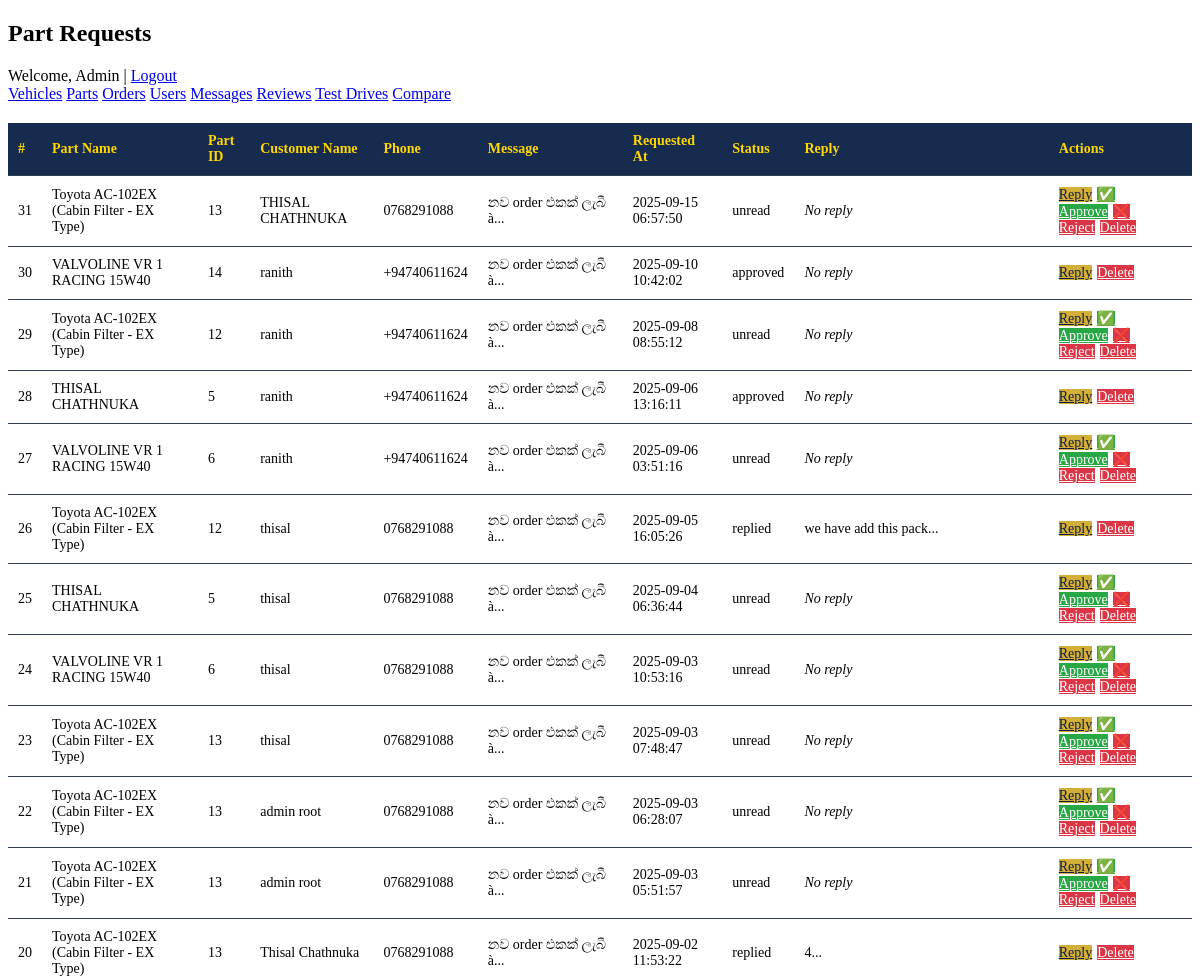
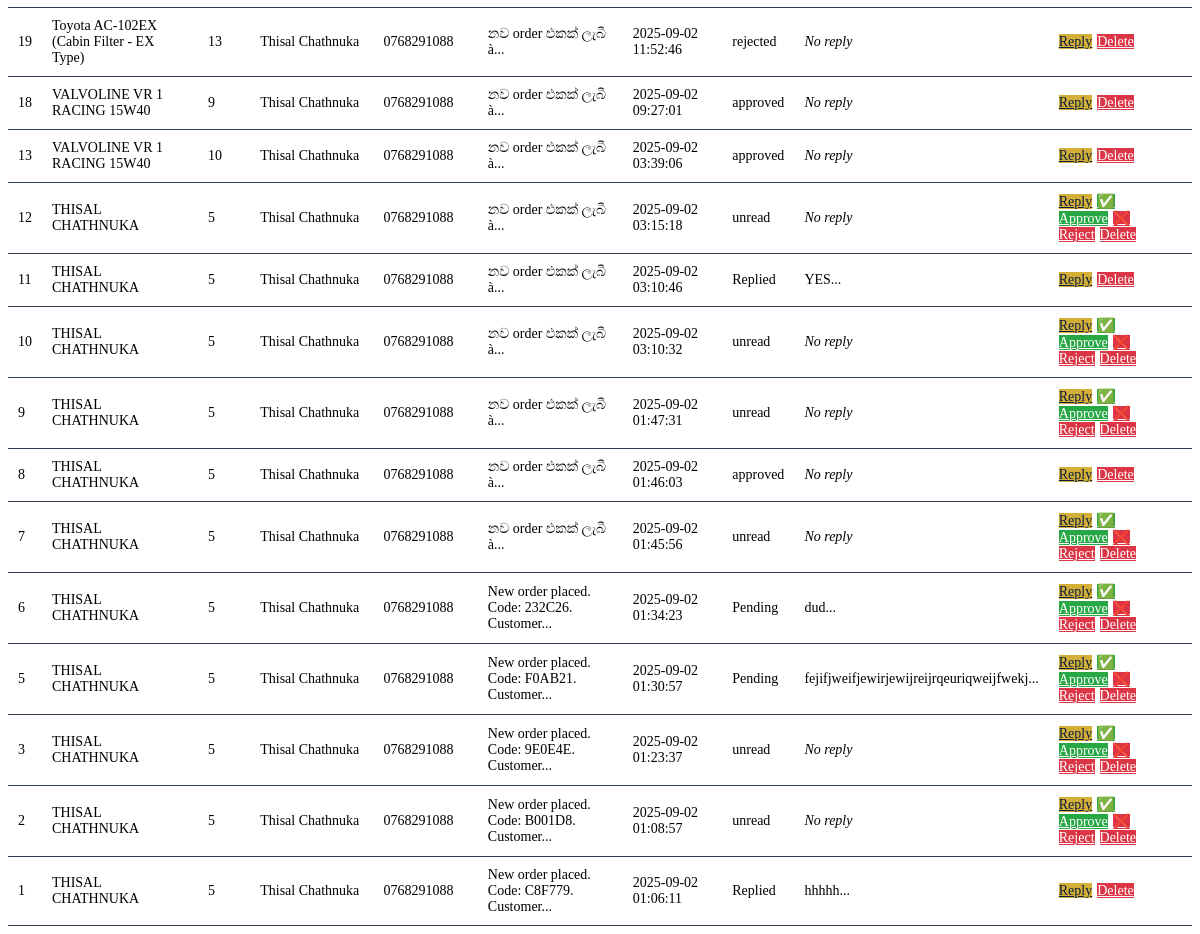
Page /admin/part_messages.php on the committed database (2 pictures, top to bottom).
### tables this page shows
CREATE TABLE `part_messages` (
  `id` int(11) NOT NULL,
  `part_id` int(11) NOT NULL,
  `customer_name` varchar(100) NOT NULL,
  `phone` varchar(20) NOT NULL,
  `message` text NOT NULL,
  `reply` text DEFAULT NULL,
  `status` varchar(20) DEFAULT 'Pending',
  `created_at` timestamp NOT NULL DEFAULT current_timestamp(),
  `order_code` varchar(50) DEFAULT NULL,
  `email` varchar(255) DEFAULT NULL
);

CREATE TABLE `vehicle_parts` (
  `id` int(11) NOT NULL,
  `part_name` varchar(255) NOT NULL,
  `description` text DEFAULT NULL,
  `price` decimal(10,2) NOT NULL,
  `stock` int(11) DEFAULT 0,
  `image` varchar(255) DEFAULT NULL,
  `created_at` timestamp NOT NULL DEFAULT current_timestamp(),
  `category_id` int(11) DEFAULT NULL,
  `name` varchar(255) DEFAULT NULL
);

### admin/part_messages.php (the view, shortened to what this page needs)
<?php
$mysqli = new mysqli("localhost", "root", "", "vinal_auto");
if (!function_exists('e')) {
    function e($str) { return htmlspecialchars($str, ENT_QUOTES, 'UTF-8'); }
}
?>
<!DOCTYPE html>
<html lang="en">
<head>
<link rel="stylesheet" href="../assets/css/style.css">
</head>
<body>
<div class="container">
    <header class="flex-between">
      <h2>Part Requests</h2>
        <div>
            Welcome, <?= e($_SESSION['username'] ?? 'Admin') ?> |
            <a class="btn" href="logout.php">Logout</a>
        </div>
    </header>
   <nav class="nav-links">
        <a href="vehicles.php">Vehicles</a>
        <a href="parts.php">Parts</a>
        <a href="part_messages.php" class="active">Orders</a>
        <a href="users.php">Users</a>
        <a href="messages.php">Messages</a>
        <a href="reviews.php">Reviews</a>
        <a href="bookings.php">Test Drives</a>
        <a href="compare_add.php">Compare</a>
    </nav>
    <section style="margin-top:20px;">
        <table>
            <thead>
                <tr>
                    <th>#</th>
                    <th>Part Name</th>
                    <th>Part ID</th>
                    <th>Customer Name</th>
                    <th>Phone</th>
                    <th>Message</th>
                    <th>Requested At</th>
                    <th>Status</th>
                    <th>Reply</th>
                    <th>Actions</th>
                </tr>
            </thead>
            <tbody>
                <?php
                $query = "SELECT m.id, m.customer_name, m.phone, m.message, m.status, m.reply, m.created_at, m.part_id, p.part_name AS part_name
                          FROM part_messages m
                          LEFT JOIN vehicle_parts p ON m.part_id = p.id
                          ORDER BY m.created_at DESC";
                $res = $mysqli->query($query);
                if (!$res) {
                    echo '<tr><td colspan="10" style="color:red;">SQL Error: '.$mysqli->error.'</td></tr>';
                } elseif ($res->num_rows === 0) {
                    echo '<tr><td colspan="10"><em>No part messages found.</em></td></tr>';
                } else {
                    while ($row = $res->fetch_assoc()) {
                        echo '<tr>';
                        echo '<td>'.(int)$row['id'].'</td>';
                        echo '<td>'.e($row['part_name'] ?? 'Unknown').'</td>';
                        echo '<td>'.(int)$row['part_id'].'</td>';
                        echo '<td>'.e($row['customer_name']).'</td>';
                        echo '<td>'.e($row['phone']).'</td>';
                        echo '<td>'.substr(e($row['message']),0,40).'...</td>';
                        echo '<td>'.e($row['created_at']).'</td>';
                        echo '<td>'.e($row['status'] ?? 'Pending').'</td>';
                        echo '<td>'.($row['reply'] ? substr(e($row['reply']),0,40).'...' : '<em>No reply</em>').'</td>';
                        echo '<td>
                            <a href="reply_part.php?id='.$row['id'].'" class="btn-reply btn">Reply</a>';
                        if ($row['status']==='Pending' || $row['status']==='unread') {
                            echo '<a href="update_status.php?id='.$row['id'].'&action=approve" class="btn-view btn">✅ Approve</a>';
                            echo '<a href="update_status.php?id='.$row['id'].'&action=reject" class="btn-delete btn">❌ Reject</a>';
                        }
                        echo '<a href="delete_part.php?id='.$row['id'].'" class="btn-delete btn" onclick="return confirm(\'Delete this request?\')">Delete</a>';
                        echo '</td>';
                        echo '</tr>';
                    }
                }
                ?>
            </tbody>
        </table>
    </section>
</div>
</body>
</html>

### admin/part_messages.php (style rules this page uses)
.btn-reply { background: #d4af37; color: #0b1e3f; margin-right:5px; }
.btn-view { background: #28a745; color:#fff; margin-right:5px; }
.btn-delete { background: #dc3545; color:#fff; margin-right:5px; }
table { width:100%; border-collapse: collapse; }
th, td { padding:10px; border-bottom:1px solid #2c3e50; font-size:14px; text-align:left; }
th { background:#162b4d; color:#ffd700; }

### rows in the picture
part_messages: id "31", part.part_name "Toyota AC-102EX (Cabin Filter - EX Type)", part "13", customer_name "THISAL CHATHNUKA", phone "0768291088", message "නව order එකක් ලැබී à", created_at "2025-09-15 06:57:50", status "unread", shows "No reply"
part_messages: id "30", part.part_name "VALVOLINE VR 1 RACING 15W40", part "14", customer_name "ranith", phone "+94740611624", message "නව order එකක් ලැබී à", created_at "2025-09-10 10:42:02", status "approved", shows "No reply"
part_messages: id "29", part.part_name "Toyota AC-102EX (Cabin Filter - EX Type)", part "12", customer_name "ranith", phone "+94740611624", message "නව order එකක් ලැබී à", created_at "2025-09-08 08:55:12", status "unread", shows "No reply"
part_messages: id "28", part.part_name "THISAL CHATHNUKA", part "5", customer_name "ranith", phone "+94740611624", message "නව order එකක් ලැබී à", created_at "2025-09-06 13:16:11", status "approved", shows "No reply"
part_messages: id "27", part.part_name "VALVOLINE VR 1 RACING 15W40", part "6", customer_name "ranith", phone "+94740611624", message "නව order එකක් ලැබී à", created_at "2025-09-06 03:51:16", status "unread", shows "No reply"
part_messages: id "26", part.part_name "Toyota AC-102EX (Cabin Filter - EX Type)", part "12", customer_name "thisal", phone "0768291088", message "නව order එකක් ලැබී à", created_at "2025-09-05 16:05:26", status "replied", reply "we have add this pack"
part_messages: id "25", part.part_name "THISAL CHATHNUKA", part "5", customer_name "thisal", phone "0768291088", message "නව order එකක් ලැබී à", created_at "2025-09-04 06:36:44", status "unread", shows "No reply"
part_messages: id "24", part.part_name "VALVOLINE VR 1 RACING 15W40", part "6", customer_name "thisal", phone "0768291088", message "නව order එකක් ලැබී à", created_at "2025-09-03 10:53:16", status "unread", shows "No reply"
part_messages: id "23", part.part_name "Toyota AC-102EX (Cabin Filter - EX Type)", part "13", customer_name "thisal", phone "0768291088", message "නව order එකක් ලැබී à", created_at "2025-09-03 07:48:47", status "unread", shows "No reply"
part_messages: id "22", part.part_name "Toyota AC-102EX (Cabin Filter - EX Type)", part "13", customer_name "admin root", phone "0768291088", message "නව order එකක් ලැබී à", created_at "2025-09-03 06:28:07", status "unread", shows "No reply"
part_messages: id "21", part.part_name "Toyota AC-102EX (Cabin Filter - EX Type)", part "13", customer_name "admin root", phone "0768291088", message "නව order එකක් ලැබී à", created_at "2025-09-03 05:51:57", status "unread", shows "No reply"
part_messages: id "20", part.part_name "Toyota AC-102EX (Cabin Filter - EX Type)", part "13", customer_name "Thisal Chathnuka", phone "0768291088", message "නව order එකක් ලැබී à", created_at "2025-09-02 11:53:22", status "replied", reply "4"
part_messages: id "19", part.part_name "Toyota AC-102EX (Cabin Filter - EX Type)", part "13", customer_name "Thisal Chathnuka", phone "0768291088", message "නව order එකක් ලැබී à", created_at "2025-09-02 11:52:46", status "rejected", shows "No reply"
part_messages: id "18", part.part_name "VALVOLINE VR 1 RACING 15W40", part "9", customer_name "Thisal Chathnuka", phone "0768291088", message "නව order එකක් ලැබී à", created_at "2025-09-02 09:27:01", status "approved", shows "No reply"
part_messages: id "13", part.part_name "VALVOLINE VR 1 RACING 15W40", part "10", customer_name "Thisal Chathnuka", phone "0768291088", message "නව order එකක් ලැබී à", created_at "2025-09-02 03:39:06", status "approved", shows "No reply"
part_messages: id "12", part.part_name "THISAL CHATHNUKA", part "5", customer_name "Thisal Chathnuka", phone "0768291088", message "නව order එකක් ලැබී à", created_at "2025-09-02 03:15:18", status "unread", shows "No reply"
part_messages: id "11", part.part_name "THISAL CHATHNUKA", part "5", customer_name "Thisal Chathnuka", phone "0768291088", message "නව order එකක් ලැබී à", created_at "2025-09-02 03:10:46", status "Replied", reply "YES"
part_messages: id "10", part.part_name "THISAL CHATHNUKA", part "5", customer_name "Thisal Chathnuka", phone "0768291088", message "නව order එකක් ලැබී à", created_at "2025-09-02 03:10:32", status "unread", shows "No reply"
part_messages: id "9", part.part_name "THISAL CHATHNUKA", part "5", customer_name "Thisal Chathnuka", phone "0768291088", message "නව order එකක් ලැබී à", created_at "2025-09-02 01:47:31", status "unread", shows "No reply"
part_messages: id "8", part.part_name "THISAL CHATHNUKA", part "5", customer_name "Thisal Chathnuka", phone "0768291088", message "නව order එකක් ලැබී à", created_at "2025-09-02 01:46:03", status "approved", shows "No reply"
part_messages: id "7", part.part_name "THISAL CHATHNUKA", part "5", customer_name "Thisal Chathnuka", phone "0768291088", message "නව order එකක් ලැබී à", created_at "2025-09-02 01:45:56", status "unread", shows "No reply"
part_messages: id "6", part.part_name "THISAL CHATHNUKA", part "5", customer_name "Thisal Chathnuka", phone "0768291088", message "New order placed. Code: 232C26. Customer", created_at "2025-09-02 01:34:23", status "Pending", reply "dud"
part_messages: id "5", part.part_name "THISAL CHATHNUKA", part "5", customer_name "Thisal Chathnuka", phone "0768291088", message "New order placed. Code: F0AB21. Customer", created_at "2025-09-02 01:30:57", status "Pending", reply "fejifjweifjewirjewijreijrqeuriqweijfwekj"
part_messages: id "3", part.part_name "THISAL CHATHNUKA", part "5", customer_name "Thisal Chathnuka", phone "0768291088", message "New order placed. Code: 9E0E4E. Customer", created_at "2025-09-02 01:23:37", status "unread", shows "No reply"
part_messages: id "2", part.part_name "THISAL CHATHNUKA", part "5", customer_name "Thisal Chathnuka", phone "0768291088", message "New order placed. Code: B001D8. Customer", created_at "2025-09-02 01:08:57", status "unread", shows "No reply"
part_messages: id "1", part.part_name "THISAL CHATHNUKA", part "5", customer_name "Thisal Chathnuka", phone "0768291088", message "New order placed. Code: C8F779. Customer", created_at "2025-09-02 01:06:11", status "Replied", reply "hhhhh"

### other values in the picture
$_SESSION['username'] "Admin"
